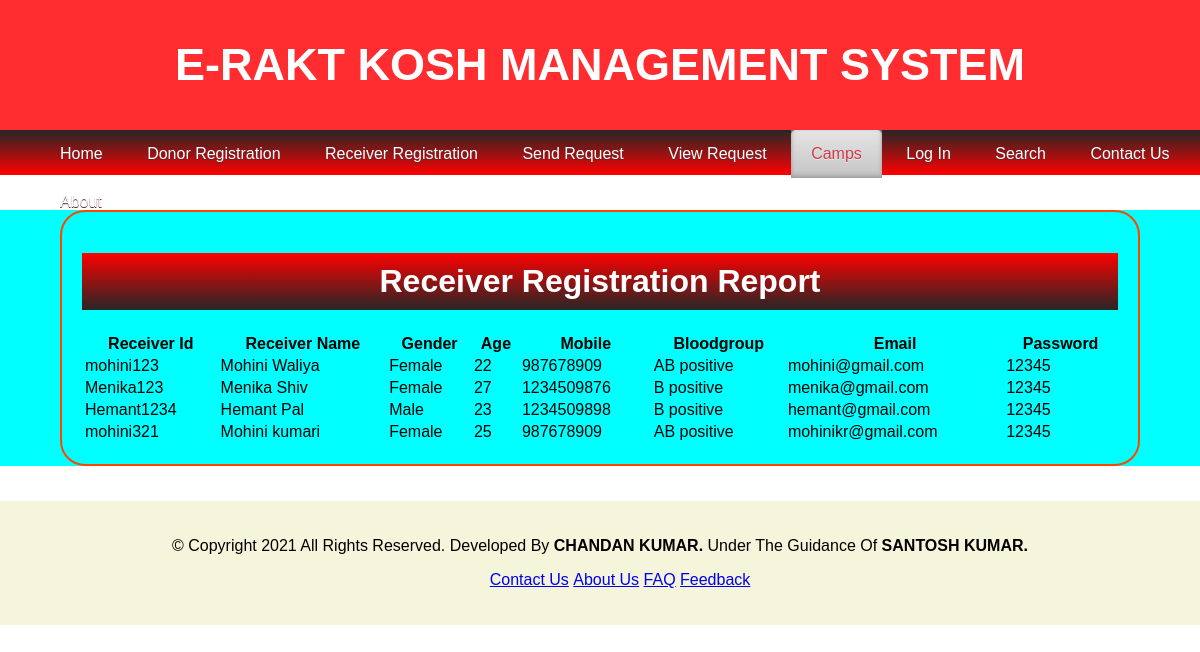
The page /phpreport/receiver_registration_report.php on the database its author committed.
### tables this page shows
CREATE TABLE `receicerrej` (
  `receicerid` varchar(10) NOT NULL,
  `receicername` varchar(50) DEFAULT NULL,
  `gender` varchar(50) DEFAULT NULL,
  `age` int(50) DEFAULT NULL,
  `mobile` int(50) DEFAULT NULL,
  `bloodgroup` varchar(50) DEFAULT NULL,
  `email` varchar(50) DEFAULT NULL,
  `password` varchar(50) DEFAULT NULL,
  `image` blob
);

### phpreport/receiver_registration_report.php (the view, shortened to what this page needs)
<?php
    $conn=mysqli_connect('localhost',"root","","blood_bank");
?>
<?php
    $query = "SELECT * FROM `receicerrej`";
    $result = mysqli_query($conn, $query);
?>
<!DOCTYPE htmml>
<html>
	<head>
		<link rel="stylesheet" type="text/css" href="css/style.css">
	</head>
	<body>
		<div>
			<div style="width: 100%; height: 130px; background-color: #FF2D30;">
				<p style="color: white; text-align: center; font-size: 45px; line-height: 130px; font-weight: bold">E-RAKT KOSH MANAGEMENT SYSTEM
</p>
			</div>
			<div style="width: 100%; height: 45px; background-image: linear-gradient(#262626, red)">
				<ul class="nav">
					<li><a href="home.php">Home</a></li>
					<li><a href="donor_registration.php">Donor Registration</a></li>
					<li><a href="receiver_registration.php">Receiver Registration</a></li>
					<li><a href="send_request.php">send Request</a></li>
					<li><a href="view_request.php">View Request</a></li>
					<li class="active"><a href="camps.php">Camps</a></li>
					<li><a href="login.php">log In</a></li>
					<li><a href="search.php">Search</a></li>
					<li><a href="contactus.php">Contact Us</a></li>
					<li><a href="about.php">About</a></li>
				</ul>
			</div>
			<center style="background-color: aqua;">
				<div style="width: 90%; border: 2px solid orangered; margin-top: 35px; margin-bottom: 35px; padding: 20px; border-radius: 25px; ">
					<h1 style="background-image: linear-gradient(red, #262626); color: white; padding: 10px">Receiver Registration Report</h1>
					<table style="width: 100%">
						<th>Receiver Id</th>
						<th>Receiver Name</th>
						<th>Gender</th>
						<th>Age</th>
						<th>Mobile</th>
						<th>Bloodgroup</th>
						<th>Email</th>
						<th>Password</th>
						<?php
				while($row= mysqli_fetch_array($result))
				{
			?>
			<tr>
				<td><?php echo $row["receicerid"];?></td>
				<td><?php echo $row["receicername"];?></td>
				<td><?php echo $row["gender"];?></td>
				<td><?php echo $row["age"];?></td>
				<td><?php echo $row["mobile"];?></td>
				<td><?php echo $row["bloodgroup"];?></td>
				<td><?php echo $row["email"];?></td>
				<td><?php echo $row["password"];?></td>
			</tr>
			<?php
				}
				?>
					</table>
				</div>
			</center>
			<div style="width: 100%; background-color: beige; padding-top: 20px; padding-bottom: 20px;">
				<center>
					<p>&copy; Copyright 2021 All Rights Reserved. Developed By <strong>CHANDAN KUMAR.</strong> Under The Guidance Of <strong>SANTOSH KUMAR.</strong></p>
					<ul style="list-style: none;">
						<li><a href="contactus.php">Contact Us</a></li>
						<li><a href="about.php">About Us</a></li>
						<li><a href="faq.php">FAQ</a></li>
						<li><a href="feedback.php">Feedback</a></li>
					</ul>
				</center>
			</div>
		</div>
	</body>
</html>

### css/style.css (style rules this page uses)
* { box-sizing:border-box; }
body { font-family: open-sans; margin:0; }
.active,.dot:hover { background-color: #717171; }
body { font-family: Verdana,sans-serif; margin:0; }

### phpreport/receiver_registration_report.php (style rules this page uses)
body { margin: 0; padding: 0; font-family: sans-serif; }
.nav { margin: 0; }
.nav li { display:inline-block; }
.nav li a { display:block; text-decoration:none; color:#ffffff; padding:15px 20px;0 font-size: 1em; text-transform: capitalize; text-shadow: 0 1px 0 #5C2830; }
.nav li.active a { text-shadow: 0 1px 0 #EBEBEB; color:#D13949; background: #E5E5E5; background: -moz-linear-gradient(top, #E5E5E5 0%, #C4C4C4 100%); background: -webkit-gradient(linear, left top, left bottom, color-stop(0%,#E5E5E5), color-stop(100%,#C4C4C4)); filter: progid:DXImageTransform.Microsoft.gradient( startColorstr='#E5E5E5', endColorstr='#C4C4C4',GradientType=0 ); -moz-border-radius:5px 5px 0 0; -webkit-border-radius:5px 5px 0 0; border-radius:5px 5px 0 0; box-shadow: inset 0px -2px 4px #9C9797; -webkit-box-shadow: inset 0px -2px 4px #9C9797; -moz-box-shadow: inset 0px -2px 4px #9C9797; -o-box-shadow: inset 0px -2px 4px #9C9797; }
li { display: inline-block; }

### rows shown on the page
receicerrej: receicerid "mohini123", receicername "Mohini Waliya", gender "Female", age "22", mobile "987678909", bloodgroup "AB positive", email "mohini@gmail.com", password "12345"
receicerrej: receicerid "Menika123", receicername "Menika Shiv", gender "Female", age "27", mobile "1234509876", bloodgroup "B positive", email "menika@gmail.com", password "12345"
receicerrej: receicerid "Hemant1234", receicername "Hemant Pal", gender "Male", age "23", mobile "1234509898", bloodgroup "B positive", email "hemant@gmail.com", password "12345"
receicerrej: receicerid "mohini321", receicername "Mohini kumari", gender "Female", age "25", mobile "987678909", bloodgroup "AB positive", email "mohinikr@gmail.com", password "12345"
